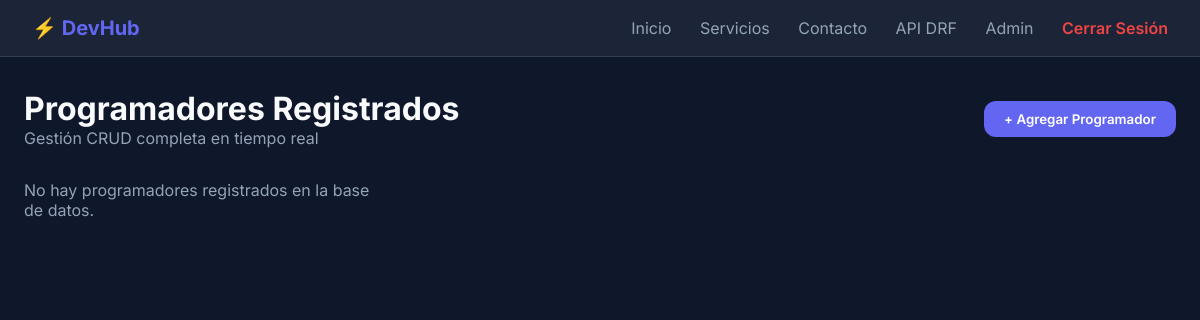
The page /api/v1/home/ (signed in) on the database as committed earlier.
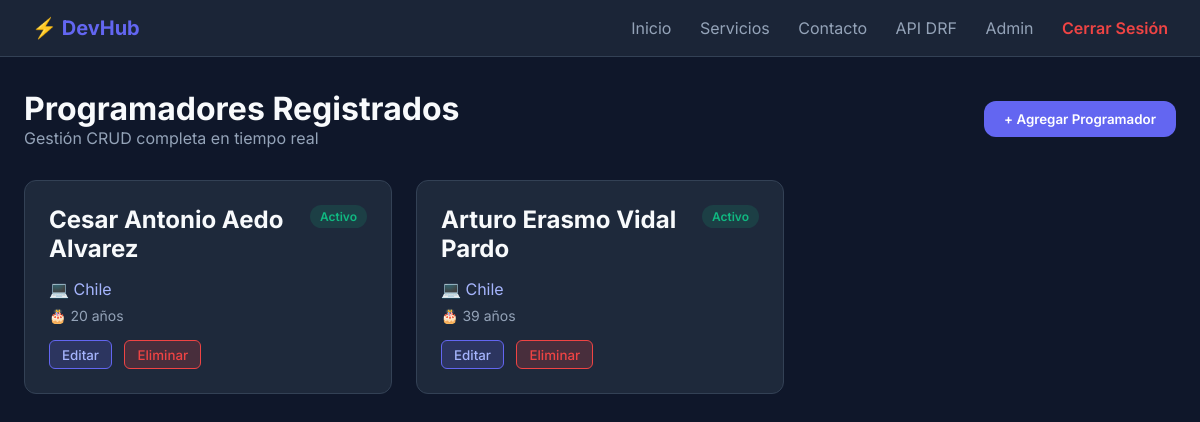
The same page on the database as committed later.
### api/models.py (models this page shows)
class programmer(models.Model):
    fullname = models.CharField(max_length=100)
    nickname = models.CharField(max_length=100)
    language = models.CharField(max_length=100)
    age = models.PositiveSmallIntegerField()
    is_active = models.BooleanField(default=True)

### api/views.py (the view)
# urls.py: path('home/', home, name='home'),
@login_required
def home(request):
    programmers = programmer.objects.all()
    return render(request, 'api/index.html', {'programmers': programmers})

### api/templates/api/index.html (shortened to what this page needs)
<!DOCTYPE html>
<html lang="es">
<head>
</head>
<body>
    <nav class="navbar">
    <div class="brand">⚡ DevHub</div>
    <div class="nav-links">
        <a href="/api/v1/inicio/">Inicio</a>
        <a href="/api/v1/servicios/">Servicios</a>
        <a href="/api/v1/contacto/">Contacto</a>
        <a href="/api/v1/programmers/" target="_blank">API DRF</a>
        <a href="/admin/" target="_blank">Admin</a>
        <a href="/api/v1/logout/" style="color: #ef4444; font-weight: 600;">Cerrar Sesión</a>
    </div>
</nav>
    <div class="container">
        <div class="header-section">
            <div>
                <h1>Programadores Registrados</h1>
                <p style="color: var(--text-secondary);">Gestión CRUD completa en tiempo real</p>
            </div>
            <button class="btn-primary" onclick="openCreateModal()">+ Agregar Programador</button>
        </div>
        <div class="grid-cards">
            {% for dev in programmers %}
                <div class="card">
                    <div>
                        <div class="card-header">
                            <h2>{{ dev.nickname }}</h2>
                            {% if dev.is_active %}
                                <span class="status-badge status-active">Activo</span>
                            {% else %}
                                <span class="status-badge status-inactive">Inactivo</span>
                            {% endif %}
                        </div>
                        <p style="margin-bottom: 0.5rem; color: #a5b4fc;">💻 {{ dev.language }}</p>
                        <p style="margin-bottom: 1rem; color: var(--text-secondary); font-size: 0.875rem;">🎂 {{ dev.age }} años</p>
                    </div>
                    <div>
                        <button class="btn-edit" onclick="openEditModal('{{ dev.id }}', '{{ dev.nickname|escapejs }}', '{{ dev.language|escapejs }}', '{{ dev.age }}', '{% if dev.is_active %}true{% else %}false{% endif %}')">Editar</button>
                        <button class="btn-danger" onclick="deleteProgrammer('{{ dev.id }}')">Eliminar</button>
                    </div>
                </div>
            {% empty %}
                <p style="color: var(--text-secondary);">No hay programadores registrados en la base de datos.</p>
            {% endfor %}
        </div>
    </div>
</body>
</html>

### api/templates/api/index.html (style rules this page uses)
:root { --bg-primary: #0f172a; --bg-card: #1e293b; --accent-color: #6366f1; --accent-hover: #4f46e5; --text-primary: #f8fafc; --text-secondary: #94a3b8; --success: #10b981; --danger: #ef4444; --border-color: #334155; --radius: 12px; }
* { box-sizing: border-box; margin: 0; padding: 0; font-family: 'Inter', sans-serif; }
body { background-color: var(--bg-primary); color: var(--text-primary); min-height: 100vh; }
.navbar { background-color: rgba(30, 41, 59, 0.8); border-bottom: 1px solid var(--border-color); padding: 1rem 2rem; display: flex; justify-content: space-between; align-items: center; }
.brand { font-size: 1.25rem; font-weight: 700; color: var(--accent-color); }
.nav-links a { color: var(--text-secondary); text-decoration: none; margin-left: 1.5rem; }
.container { max-width: 1200px; margin: 2rem auto; padding: 0 1.5rem; }
.header-section { display: flex; justify-content: space-between; align-items: center; margin-bottom: 2rem; }
.btn-primary { background-color: var(--accent-color); color: white; padding: 0.625rem 1.25rem; border-radius: var(--radius); text-decoration: none; font-weight: 600; border: none; cursor: pointer; transition: background-color 0.2s; }
.btn-danger { background-color: rgba(239, 68, 68, 0.2); color: var(--danger); border: 1px solid var(--danger); padding: 0.35rem 0.75rem; border-radius: 6px; cursor: pointer; font-weight: 500; }
.btn-edit { background-color: rgba(99, 102, 241, 0.2); color: #a5b4fc; border: 1px solid var(--accent-color); padding: 0.35rem 0.75rem; border-radius: 6px; cursor: pointer; font-weight: 500; margin-right: 0.5rem; }
.grid-cards { display: grid; grid-template-columns: repeat(auto-fill, minmax(300px, 1fr)); gap: 1.5rem; }
.card { background-color: var(--bg-card); border: 1px solid var(--border-color); border-radius: var(--radius); padding: 1.5rem; display: flex; flex-direction: column; justify-content: space-between; }
.card-header { display: flex; justify-content: space-between; align-items: flex-start; margin-bottom: 1rem; }
.status-badge { font-size: 0.75rem; font-weight: 600; padding: 0.25rem 0.625rem; border-radius: 9999px; }
.status-active { background-color: rgba(16, 185, 129, 0.15); color: var(--success); }

Rows that differ between the two databases and show on the page:
added programmer: nickname "Cesar Antonio Aedo Alvarez", is_active "Activo", language "Chile", age "20"
added programmer: nickname "Arturo Erasmo Vidal Pardo", is_active "Activo", language "Chile", age "39"
Other text that changed with them:
text no longer shown: "No hay programadores registrados en la base de datos."
